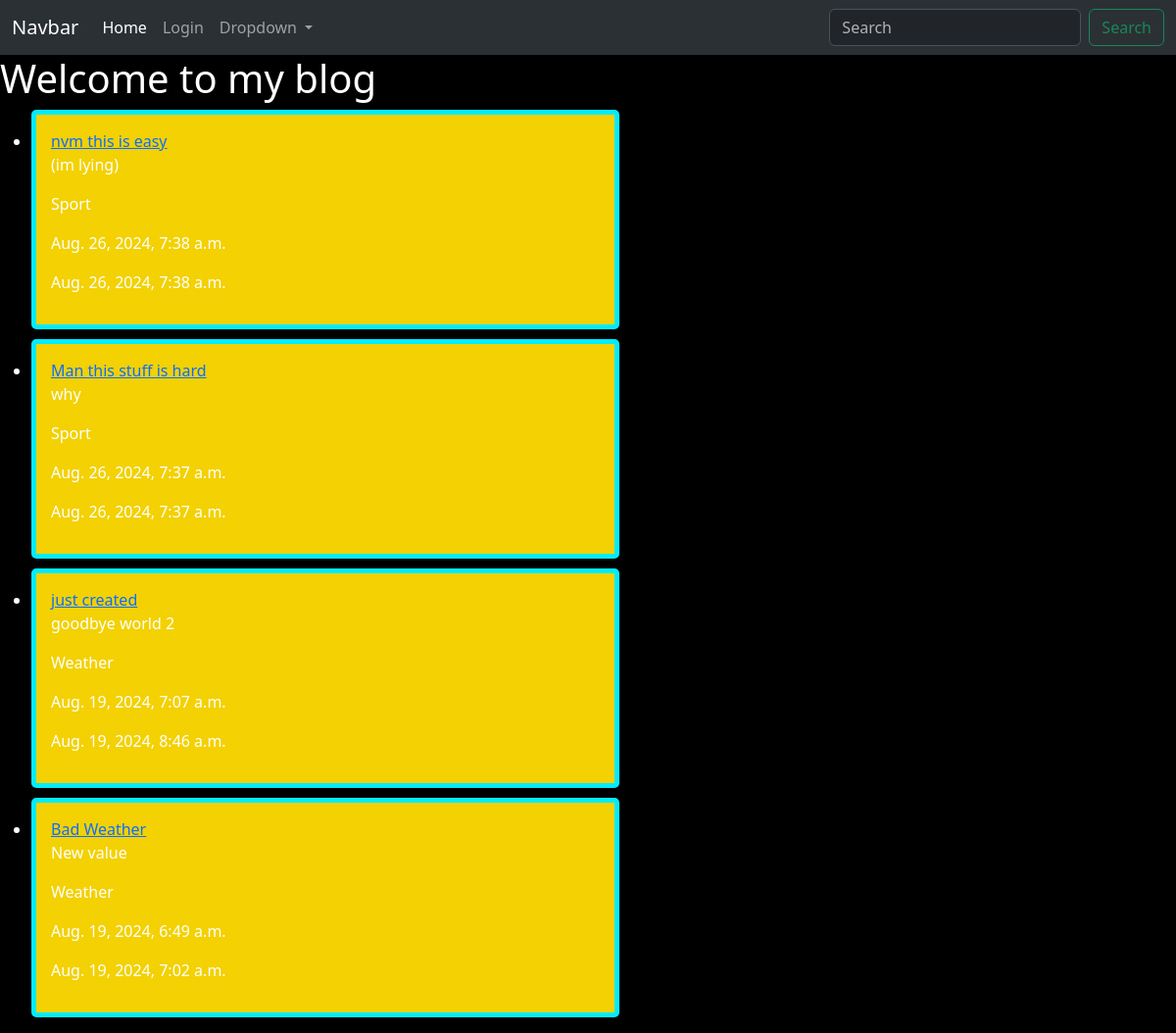
The page / on the database its author committed.
### blog/models.py (models this page shows, shortened)
class Post(models.Model):
    title = models.CharField(max_length=100)
    content = models.TextField()
    category = models.ForeignKey(Category, on_delete=models.CASCADE)
    created_at = models.DateTimeField(auto_now_add=True)
    updated_at = models.DateTimeField(auto_now=True)
    author = models.ForeignKey(User, on_delete=models.CASCADE)

class Category(models.Model):
    name = models.CharField(max_length=100)
    def __str__(self):
        return self.name

### blog/views.py (the view)
# urls.py: path('', HomeView.as_view(), name='home'),
class HomeView(ListView):
    model = Post
    template_name = 'home.html'
    ordering = ['-created_at']

### templates/home.html (shortened to what this page needs)
{% extends 'base.html' %}
{% block content %}
    <h1>Welcome to my blog</h1>
    <ul>
        {% for post in object_list %}
            <li>
                <div class="post-item">
                    <a href="{% url 'post_detail' post.id %}">{{ post.title }}</a>
                    <p>{{ post.content }}</p>
                    <p>{{ post.category }}</p>
                    <p>{{ post.created_at }}</p>
                    <p>{{ post.updated_at }}</p>
                </div>
            </li>
        {% endfor %}
    </ul>
{% endblock %}

### templates/base.html (shortened to what this page needs)
<!DOCTYPE html>
<html lang="en">
<head>
    <link href="https://cdn.jsdelivr.net/npm/bootstrap@5.3.3/dist/css/bootstrap.min.css" rel="stylesheet">
</head>
<body>
<nav class="navbar navbar-expand-lg bg-body-tertiary" data-bs-theme="dark">
  <div class="container-fluid">
    <a class="navbar-brand" href="#">Navbar</a>
    <div class="collapse navbar-collapse" id="navbarSupportedContent">
      <ul class="navbar-nav me-auto mb-2 mb-lg-0">
        <li class="nav-item">
          <a class="nav-link active" aria-current="page" href="{% url 'home' %}">Home</a>
        </li>
        <li class="nav-item">
          {% if user.is_authenticated %}
            <form method="post" action="{% url 'logout' %}">
              {% csrf_token %}
              <button type="submit" class="nav-link">Logout</button>
            </form>
          {% else %}
            <a class="nav-link" href="{% url 'login' %}">Login</a>
          {% endif %}
        </li>
        <li class="nav-item dropdown">
          <a class="nav-link dropdown-toggle" href="#" role="button" data-bs-toggle="dropdown" aria-expanded="false">
            Dropdown
          </a>
        </li>
      </ul>
      <form class="d-flex" role="search">
        <input class="form-control me-2" type="search" placeholder="Search" aria-label="Search">
        <button class="btn btn-outline-success" type="submit">Search</button>
      </form>
    </div>
  </div>
</nav>
{% block content %}
{% endblock %}
</body>
</html>

### templates/base.html (style rules this page uses)
body { background-color: black; color: white; }
.post-item { border: 5px solid #00ecff !important; background: #f3d102; padding: 15px; margin-bottom: 10px; border-radius: 5px; max-width: 600px; margin-left: 0px; margin-right: auto; width: 100%; box-sizing: border-box; }

### rows shown on the page
Post: title "nvm this is easy", content "(im lying)", category "Sport", created_at "Aug. 26, 2024, 7:38 a.m.", updated_at "Aug. 26, 2024, 7:38 a.m."
Post: title "Man this stuff is hard", content "why", category "Sport", created_at "Aug. 26, 2024, 7:37 a.m.", updated_at "Aug. 26, 2024, 7:37 a.m."
Post: title "just created", content "goodbye world 2", category "Weather", created_at "Aug. 19, 2024, 7:07 a.m.", updated_at "Aug. 19, 2024, 8:46 a.m."
Post: title "Bad Weather", content "New value", category "Weather", created_at "Aug. 19, 2024, 6:49 a.m.", updated_at "Aug. 19, 2024, 7:02 a.m."
